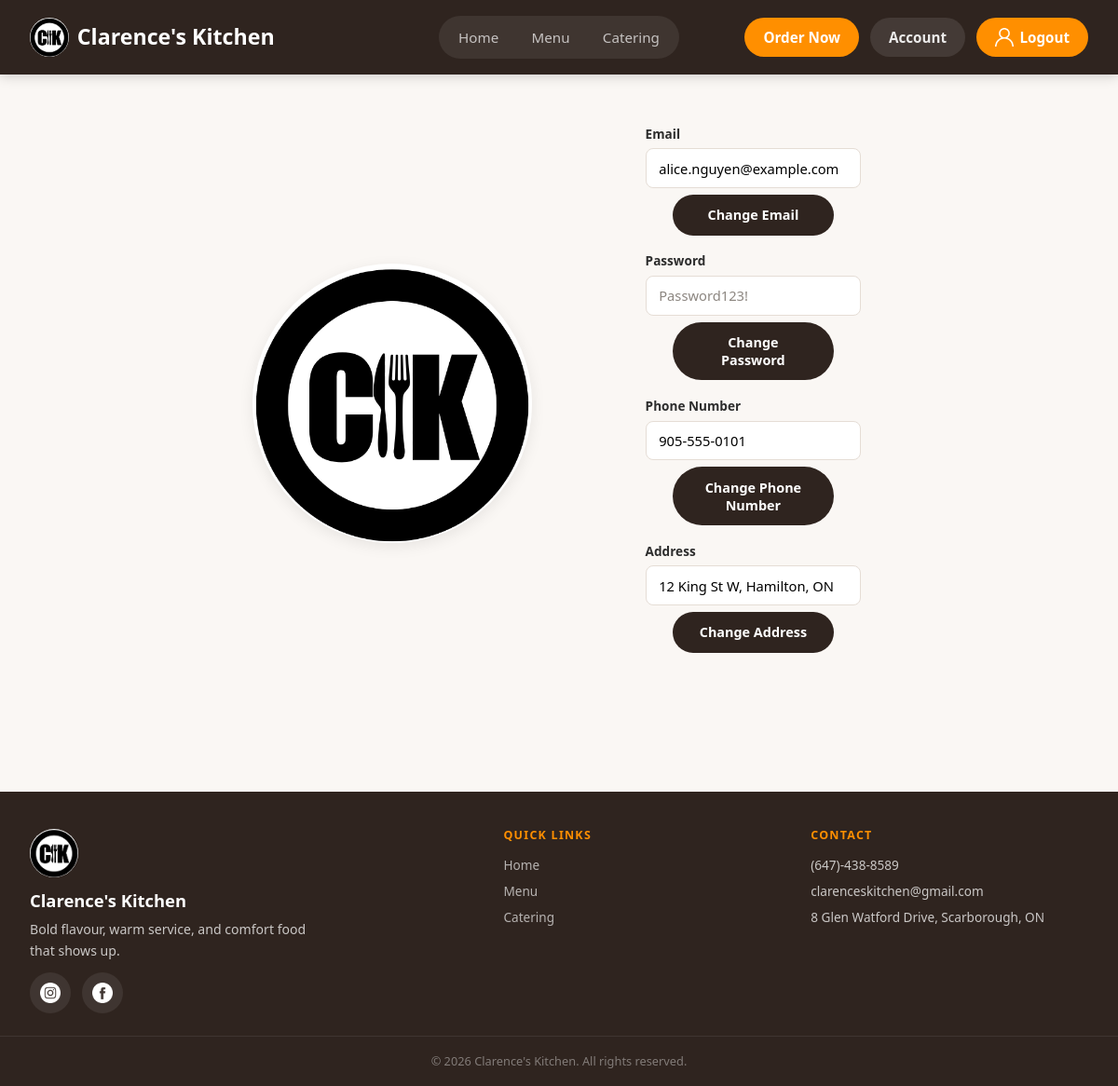
Screenshot of /account/index.php (signed in) with the database file from the repository.
### tables this page shows
CREATE TABLE IF NOT EXISTS `users` (
    `userID` INT AUTO_INCREMENT,
    `password` TEXT NOT NULL,
    `email` VARCHAR(255) UNIQUE,
    `phonenumber` varchar(25) UNIQUE,
    `address` TEXT,
    `ordersdone` INT DEFAULT(0),
    `admin` BOOLEAN DEFAULT(0),
    PRIMARY KEY (`userID`)
);

### account/index.php (the view, shortened to what this page needs)
<?php session_start();
include "../assets/php/connect.php";
$email = $_SESSION["email"];
$stmt = $dbh->prepare("SELECT email, phonenumber, address, admin FROM users WHERE email=?");
$stmt->execute([$email]);
$currentUser = $stmt->fetch(PDO::FETCH_ASSOC);
?>
<!doctype html>
<html lang="en">
<head>
    <link rel="stylesheet" href="../assets/css/global.css" />
    <link rel="stylesheet" href="../assets/css/account.css" />
</head>
<body>
    <header class="site-header">
        <a href="../" class="site-title"><img src="../assets/images/logo.png" alt="" class="site-logo">Clarence's Kitchen</a>
        <div class="header-actions">
            <a class="nav-cta" href="../menu/">Order Now</a>
            <?php if (!isset($_SESSION["email"])) { ?>
                <div class="account-menu">
                    <a class="nav-cta account-trigger" href="../login/" aria-label="Account menu">
                        <img src="../assets/images/user.png" alt="">
                        <span>Login/Signup</span>
                    </a>
                    <div class="account-dropdown">
                        <a href="../login/">Log In</a>
                        <a href="../signup/">Sign Up</a>
                    </div>
                </div>
            <?php } else { ?>
                <a href="../account/" class="login-status">Account</a>
                <div class="account-menu" id="logoutbtn">
                    <a class="nav-cta account-trigger" aria-label="Account menu">
                        <img src="../assets/images/user.png" alt="">
                        <span>Logout</span>
                    </a>
                </div>
            <?php } ?>
        </div>
    </header>
    <nav class="main-nav" id="main-nav" aria-label="Main navigation">
        <ul>
            <li><a href="../">Home</a></li>
            <li><a href="../menu/">Menu</a></li>
            <li><a href="../catering/">Catering</a></li>
        </ul>
    </nav>
    <div id="content">
        <div id ="adminandlogo">
            <img src="../assets/images/logo.png" id="logo" />
        </div>
        <div id="changeForms">
            <div class="inputcontainer">
                <label for="emailinput">Email</label>
                <input type="email" id="emailinput" placeholder="email@example.com" value="<?php echo htmlspecialchars($currentUser["email"] ?? ""); ?>" />
                <button id="changeemail" class="button">Change Email</button>
            </div>
            <div class="inputcontainer">
                <label for="passinput">Password</label>
                <input type="password" id="passinput" placeholder="Password123!" />
                <button id="changepass" class="button">Change Password</button>
            </div>
            <div class="inputcontainer">
                <label for="phoneinput">Phone Number</label>
                <input type="text" id="phoneinput" placeholder="123-456-7890" value="<?php echo htmlspecialchars($currentUser["phonenumber"] ?? ""); ?>" />
                <button id="changephone" class="button">Change Phone Number</button>
            </div>
            <div class="inputcontainer">
                <label for="addressinput">Address</label>
                <input type="text" id="addressinput" placeholder="15 Example Drive" value="<?php echo htmlspecialchars($currentUser["address"] ?? ""); ?>" />
                <button id="changeaddress" class="button">Change Address</button>
            </div>
        </div>
    </div>
    <footer class="site-footer">
        <div class="footer-inner">
            <div class="footer-brand">
                <img src="../assets/images/logo.png" alt="Clarence's Kitchen" class="footer-logo">
                <span class="footer-title">Clarence's Kitchen</span>
                <p>Bold flavour, warm service, and comfort food that shows up.</p>
                <div class="footer-socials">
                    <a href="https://www.instagram.com/clarenceskitchen/" target="_blank" rel="noopener" aria-label="Instagram"><img src="../assets/images/instagram.png" alt="Instagram"></a>
                    <a href="https://www.facebook.com/ClarencesKitchen/" target="_blank" rel="noopener" aria-label="Facebook"><img src="../assets/images/facebook.png" alt="Facebook"></a>
                </div>
            </div>
            <div class="footer-links">
                <h4>Quick Links</h4>
                <ul>
                    <li><a href="../">Home</a></li>
                    <li><a href="../menu/">Menu</a></li>
                    <li><a href="../catering/">Catering</a></li>
                </ul>
            </div>
            <div class="footer-contact">
                <h4>Contact</h4>
                <ul>
                    <li>(647)-438-8589</li>
                    <li>clarenceskitchen@gmail.com</li>
                    <li>8 Glen Watford Drive, Scarborough, ON</li>
                </ul>
            </div>
        </div>
        <div class="footer-bottom">
            <p>&copy; 2026 Clarence's Kitchen. All rights reserved.</p>
        </div>
    </footer>
</body>
</html>

### assets/css/account.css (style rules this page uses)
.inputcontainer { justify-content: center; align-items: center; margin: 2%; }
.inputcontainer label { display: block; font-size: 0.85rem; font-weight: 600; color: var(--c-text); margin-bottom: 0.3rem; }
.inputcontainer input { width: 100%; padding: 0.65rem 0.85rem; border: 1.5px solid var(--c-border); border-radius: var(--radius-sm); font-size: 0.92rem; font-family: var(--font); background-color: #fff; transition: border-color 0.2s, box-shadow 0.2s; margin: 0; }
.inputcontainer input::placeholder { color: var(--c-text-muted); }
#changeForms { max-width: 25%; min-width: 20%; display: flex; flex-direction: column; justify-items: center; }
#content { display: flex; flex-direction: row; justify-content: center; align-items: center; padding: calc(var(--top-offset) + 3rem) 1rem 3rem; min-height: calc(100vh - 80px); }
#logo { height: 300px; width: 300px; border-radius: 50%; justify-content: center; box-shadow: var(--shadow-md); }
#adminandlogo { margin-right: 10%; justify-items: center; align-items: center; justify-content: center; }
.button { margin-top: 3%; display: flex; justify-self: center; margin-bottom: 3%; }
.inputcontainer .button { width: 75%; text-align: center; justify-content: center; }

### rows the page displays
users: email "alice.nguyen@example.com", phonenumber "905-555-0101", address "12 King St W, Hamilton, ON"
